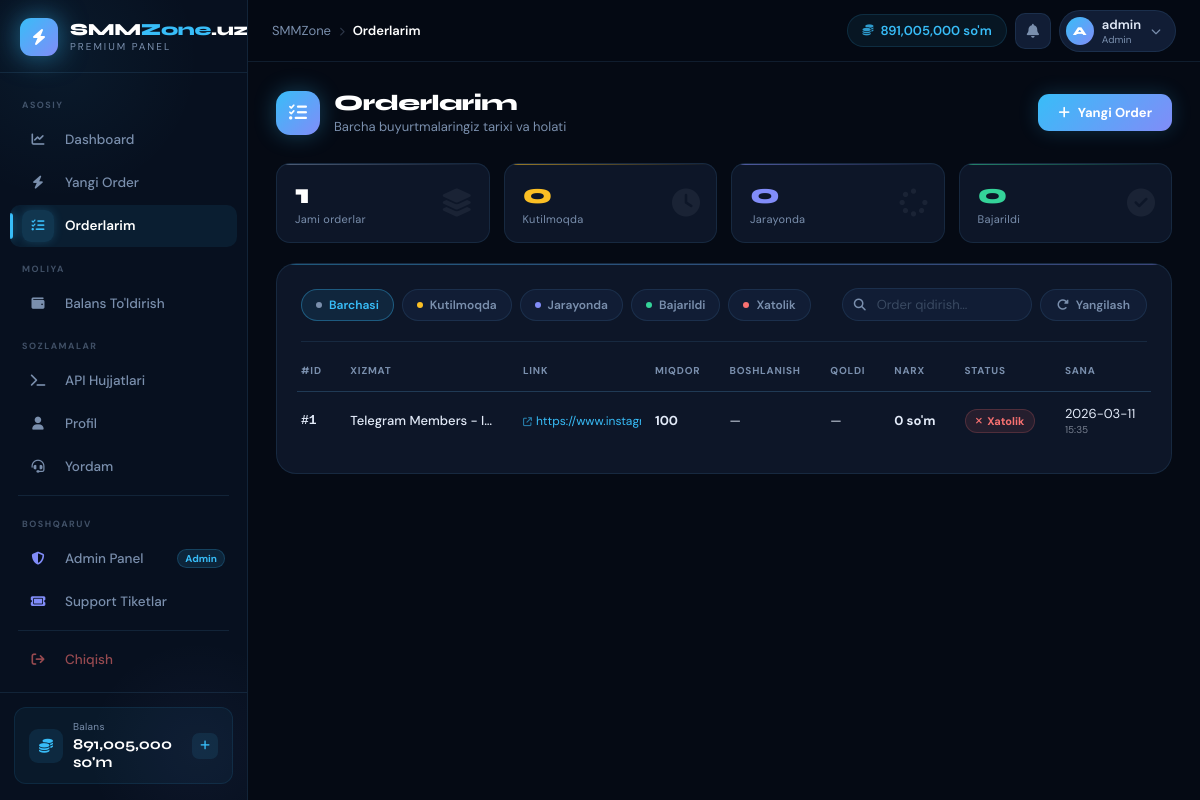
The page /orders (signed in) on the database as committed earlier.
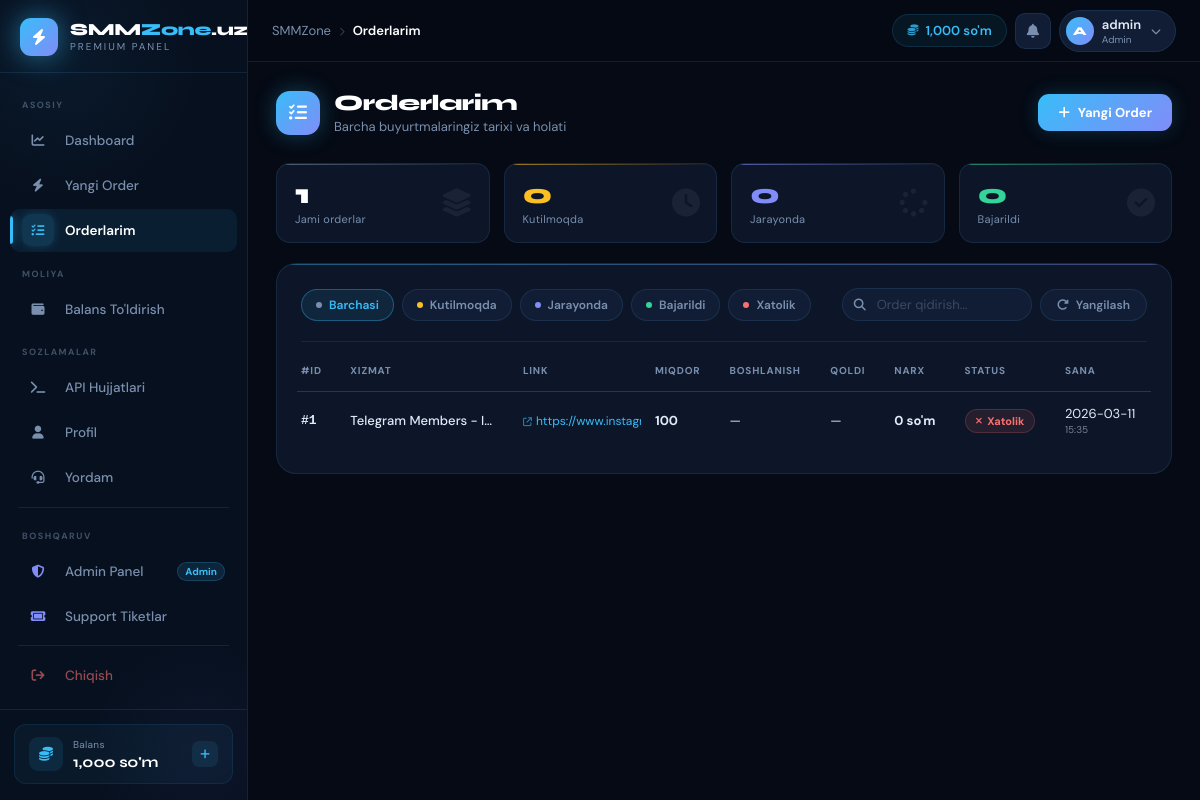
The same page on the database as committed later.
### tables this page shows
CREATE TABLE users (
    id           INTEGER PRIMARY KEY AUTOINCREMENT,
    username     TEXT UNIQUE NOT NULL,
    email        TEXT UNIQUE NOT NULL,
    password     TEXT NOT NULL,
    balance      REAL DEFAULT 0,
    role         TEXT DEFAULT 'user',
    api_key      TEXT UNIQUE,
    total_spent  REAL DEFAULT 0,
    total_orders INTEGER DEFAULT 0,
    ref_code     TEXT UNIQUE,
    referred_by  INTEGER,
    ref_earnings REAL DEFAULT 0,
    is_active    INTEGER DEFAULT 1,
    created_at   TEXT DEFAULT (datetime('now'))
);

### services/user_service.py (the view)
@user_bp.route("/orders")
@login_required
def orders():
    db     = get_db()
    u      = current_user()
    page   = max(1, int(request.args.get("page", 1)))
    status = request.args.get("status", "")
    limit  = 20
    where  = "WHERE o.user_id=?"
    params = [u["id"]]
    if status:
        where += " AND o.status=?"
        params.append(status)
    rows = r2l(db.execute(
        f"SELECT o.*, s.name as svc_name FROM orders o "
        f"JOIN services s ON o.service_id=s.id "
        f"{where} ORDER BY o.created_at DESC LIMIT ? OFFSET ?",
        params + [limit, (page - 1) * limit]
    ).fetchall())
    total = db.execute(f"SELECT COUNT(*) FROM orders o {where}", params).fetchone()[0]
    return render_template("orders.html", user=r2d(u), orders=rows,
                           page=page, total=total, limit=limit, status=status)

### database/db.py (called while the page is built)
def get_db():
    if "db" not in g:
        g.db = sqlite3.connect(DATABASE)
        g.db.row_factory = sqlite3.Row
    return g.db

def r2d(row):
    if row is None:
        return None
    return dict(row)

def r2l(rows):
    return [dict(row) for row in rows]

### main.py (called while the page is built)
@app.context_processor
def inject_globals():
    user_balance = 0
    if "user_id" in session:
        db = get_db()
        u  = db.execute("SELECT balance FROM users WHERE id=?", (session["user_id"],)).fetchone()
        if u: user_balance = u["balance"]
        session["balance"] = user_balance
    return {"site_name": Config.SITE_NAME, "user_balance": user_balance}

### services/user_service.py (called while the page is built)
def current_user():
    db = get_db()
    return db.execute("SELECT * FROM users WHERE id=?", (session["user_id"],)).fetchone()

### templates/orders.html (shortened to what the changed rows need)
{% extends "base.html" %}
{% block content %}
<div class="ord-header">
  <div class="ord-header-left">
    <div class="ord-header-icon"><i class="fas fa-list-check"></i></div>
    <div>
      <div class="ord-title">Orderlarim</div>
      <div class="ord-subtitle">Barcha buyurtmalaringiz tarixi va holati</div>
    </div>
  </div>
  <a href="/new-order" style="display:inline-flex;align-items:center;gap:8px;padding:10px 20px;background:var(--grad);border-radius:11px;color:#fff;font-size:13px;font-weight:700;text-decoration:none;box-shadow:0 0 20px rgba(56,189,248,0.2);transition:all .2s"
     onmouseover="this.style.opacity='.88'" onmouseout="this.style.opacity='1'">
    <i class="fas fa-plus"></i> Yangi Order
  </a>
</div>
<div class="ord-stats">
  <div class="ord-stat-card s-all">
    <div class="ord-stat-num">{{ orders | length }}</div>
    <div class="ord-stat-lbl">Jami orderlar</div>
    <i class="fas fa-layer-group ord-stat-icon"></i>
  </div>
  <div class="ord-stat-card s-pending">
    <div class="ord-stat-num">{{ orders | selectattr('status','equalto','Pending') | list | length }}</div>
    <div class="ord-stat-lbl">Kutilmoqda</div>
    <i class="fas fa-clock ord-stat-icon"></i>
  </div>
  <div class="ord-stat-card s-process">
    <div class="ord-stat-num">{{ orders | selectattr('status','equalto','Processing') | list | length }}</div>
    <div class="ord-stat-lbl">Jarayonda</div>
    <i class="fas fa-spinner ord-stat-icon"></i>
  </div>
  <div class="ord-stat-card s-done">
    <div class="ord-stat-num">{{ orders | selectattr('status','equalto','Completed') | list | length }}</div>
    <div class="ord-stat-lbl">Bajarildi</div>
    <i class="fas fa-check-circle ord-stat-icon"></i>
  </div>
</div>
<div class="ord-card">
  <div class="ord-toolbar">
    {% for st, label, dot_color in [
      ('',           'Barchasi',   '#7a8fad'),
      ('Pending',    'Kutilmoqda', '#fbbf24'),
      ('Processing', 'Jarayonda',  '#818cf8'),
      ('Completed',  'Bajarildi',  '#34d399'),
      ('Failed',     'Xatolik',    '#f87171')
    ] %}
    <a href="/orders?status={{ st }}"
       class="flt-btn {% if status == st %}active{% endif %}">
      <span class="flt-dot" style="background:{{ dot_color }}"></span>
      {{ label }}
    </a>
    {% endfor %}
    <div class="ord-search">
      <input type="text" placeholder="Order qidirish..." id="ord-search-inp" oninput="searchOrders(this.value)">
    </div>
    <form method="POST" action="/api/sync-orders" id="sync-form">
      <button type="submit" class="sync-btn" id="sync-btn" onclick="startSync(event)">
        <i class="fas fa-rotate-right"></i> Yangilash
      </button>
    </form>
  </div>
  <div class="ord-table-wrap">
    <table class="ord-table" id="ord-table">
      <thead>
        <tr>
          <th>#ID</th>
          <th>Xizmat</th>
          <th>Link</th>
          <th>Miqdor</th>
          <th>Boshlanish</th>
          <th>Qoldi</th>
          <th>Narx</th>
          <th>Status</th>
          <th>Sana</th>
        </tr>
      </thead>
      <tbody id="ord-tbody">
        {% for o in orders %}
        <tr style="animation-delay:{{ loop.index0 * 0.04 }}s">
          <td class="td-id">#{{ o.id }}</td>
          <td class="td-svc" title="{{ o.svc_name }}">{{ o.svc_name }}</td>
          <td class="td-link">
            <a href="{{ o.link }}" target="_blank" rel="noopener" title="{{ o.link }}">
              <i class="fas fa-arrow-up-right-from-square" style="font-size:9px;opacity:.6"></i>
              {{ o.link | truncate(28, True, '…') }}
            </a>
          </td>
          <td class="td-qty">
            {{ "{:,}".format(o.quantity) }}
          </td>
          <td class="td-num">{{ o.start_count or '—' }}</td>
          <td class="td-num">{{ o.remains or '—' }}</td>
          <td class="td-price">{{ "{:,.0f}".format(o.price) }} so'm</td>
          <td>
            {% if o.status == 'Completed' %}
              <span class="badge badge-green"><i class="fas fa-check"></i> Bajarildi</span>
            {% elif o.status == 'Processing' %}
              <span class="badge badge-blue"><i class="fas fa-spinner"></i> Jarayonda</span>
            {% elif o.status == 'Pending' %}
              <span class="badge badge-yellow"><i class="fas fa-clock"></i> Kutilmoqda</span>
            {% elif o.status == 'Failed' %}
              <span class="badge badge-red"><i class="fas fa-xmark"></i> Xatolik</span>
            {% elif o.status == 'Partial' %}
              <span class="badge badge-yellow"><i class="fas fa-circle-half-stroke"></i> Qisman</span>
            {% elif o.status == 'Cancelled' %}
              <span class="badge badge-gray"><i class="fas fa-ban"></i> Bekor</span>
            {% else %}
              <span class="badge badge-gray">{{ o.status }}</span>
            {% endif %}
          </td>
          <td class="td-date">
            <div>{{ o.created_at[:10] }}</div>
            <div style="font-size:10px;opacity:.5;margin-top:1px">{{ o.created_at[11:16] }}</div>
          </td>
        </tr>
        {% endfor %}
      </tbody>
    </table>
  </div>
</div>
{% endblock %}

### templates/base.html (shortened to what the changed rows need)
<!DOCTYPE html>
<html lang="uz">
<head>
<link rel="stylesheet" href="https://cdnjs.cloudflare.com/ajax/libs/font-awesome/6.5.0/css/all.min.css">
</head>
<body>
{% if 'user_id' in session %}
<aside class="sidebar" id="sidebar">
  <a href="/dashboard" class="sidebar-brand">
    <div class="brand-icon"><i class="fas fa-bolt"></i></div>
    <div class="brand-text">
      <div class="brand-name">SMM<span>Zone</span>.uz</div>
      <div class="brand-tag">PREMIUM PANEL</div>
    </div>
  </a>
  <nav class="sidebar-nav">
    <div class="nav-section-label">Asosiy</div>
    <a href="/dashboard" class="nav-item {% if request.path == '/dashboard' %}active{% endif %}">
      <div class="nav-item-icon"><i class="fas fa-chart-line"></i></div>
      <span class="nav-item-label">Dashboard</span>
    </a>
    <a href="/new-order" class="nav-item {% if request.path == '/new-order' %}active{% endif %}">
      <div class="nav-item-icon"><i class="fas fa-bolt"></i></div>
      <span class="nav-item-label">Yangi Order</span>
    </a>
    <a href="/orders" class="nav-item {% if request.path == '/orders' %}active{% endif %}">
      <div class="nav-item-icon"><i class="fas fa-list-check"></i></div>
      <span class="nav-item-label">Orderlarim</span>
    </a>
    <div class="nav-section-label">Moliya</div>
    <a href="/add-funds" class="nav-item {% if request.path == '/add-funds' %}active{% endif %}">
      <div class="nav-item-icon"><i class="fas fa-wallet"></i></div>
      <span class="nav-item-label">Balans To'ldirish</span>
    </a>
    <div class="nav-section-label">Sozlamalar</div>
    <a href="/api-docs" class="nav-item {% if request.path == '/api-docs' %}active{% endif %}">
      <div class="nav-item-icon"><i class="fas fa-terminal"></i></div>
      <span class="nav-item-label">API Hujjatlari</span>
    </a>
    <a href="/profile" class="nav-item {% if request.path == '/profile' %}active{% endif %}">
      <div class="nav-item-icon"><i class="fas fa-user"></i></div>
      <span class="nav-item-label">Profil</span>
    </a>
    <a href="/support" class="nav-item {% if request.path == '/support' %}active{% endif %}">
      <div class="nav-item-icon"><i class="fas fa-headset"></i></div>
      <span class="nav-item-label">Yordam</span>
    </a>
    {% if session.role == 'admin' %}
    <div class="nav-section-label">Boshqaruv</div>
    <a href="/admin/" class="nav-item is-admin {% if request.path == '/admin/' %}active{% endif %}">
      <div class="nav-item-icon"><i class="fas fa-shield-halved"></i></div>
      <span class="nav-item-label">Admin Panel</span>
      <span class="nav-item-badge">Admin</span>
    </a>
    <a href="/admin/support" class="nav-item is-admin {% if request.path == '/admin/support' %}active{% endif %}">
      <div class="nav-item-icon"><i class="fas fa-ticket"></i></div>
      <span class="nav-item-label">Support Tiketlar</span>
    </a>
    {% endif %}
    <a href="/logout" class="nav-item is-logout">
      <div class="nav-item-icon"><i class="fas fa-arrow-right-from-bracket"></i></div>
      <span class="nav-item-label">Chiqish</span>
    </a>
  </nav>
  <div class="sidebar-footer">
    <div class="sidebar-balance">
      <div class="sb-bal-icon"><i class="fas fa-coins"></i></div>
      <div>
        <div class="sb-bal-label">Balans</div>
        <div class="sb-bal-val">{{ "{:,.0f}".format(user_balance) }} so'm</div>
      </div>
      <a href="/add-funds" class="sb-bal-link" title="To'ldirish">
        <i class="fas fa-plus"></i>
      </a>
    </div>
  </div>
</aside>
<div class="main-wrap">
  <header class="topbar">
    <div class="topbar-breadcrumb">
      <span>SMMZone</span>
      <span class="bc-sep"><i class="fas fa-chevron-right" style="font-size:9px"></i></span>
      <span class="bc-current">
        {% if '/dashboard' in request.path %}Dashboard
        {% elif '/new-order' in request.path %}Yangi Order
        {% elif '/orders' in request.path %}Orderlarim
        {% elif '/add-funds' in request.path %}Balans
        {% elif '/profile' in request.path %}Profil
        {% elif '/api-docs' in request.path %}API
        {% elif '/support' in request.path %}Yordam
        {% elif '/admin' in request.path %}Admin
        {% else %}Sahifa{% endif %}
      </span>
    </div>
    <div class="topbar-right">
      <div class="topbar-balance">
        <i class="fas fa-coins"></i>
        <span>{{ "{:,.0f}".format(user_balance) }} so'm</span>
      </div>
      <a href="#" class="topbar-notif" title="Bildirishnomalar">
        <i class="fas fa-bell"></i>
      </a>
      <a href="/profile" class="topbar-user">
        <div class="topbar-user-avatar">{{ session.username[0].upper() if session.username else 'U' }}</div>
        <div>
          <div class="topbar-user-name">{{ session.username }}</div>
          <div class="topbar-user-role">{% if session.role == 'admin' %}Admin{% else %}Foydalanuvchi{% endif %}</div>
        </div>
        <i class="fas fa-chevron-down"></i>
      </a>
    </div>
  </header>
  <main class="content">
    {% block content %}{% endblock %}
  </main>
</div>
{% else %}
{% block auth_content %}{% endblock %}
{% endif %}
</body>
</html>

Rows that differ between the two databases and show on the page:
changed users: balance "891,005,000" → "1,000"
